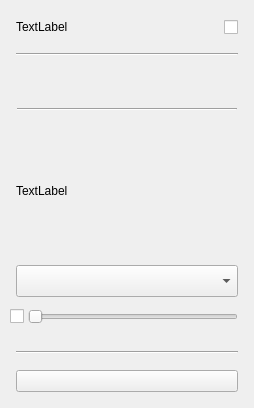
<?xml version="1.0" encoding="UTF-8"?>
<ui version="4.0">
 <class>SettingPopUp</class>
 <widget class="QWidget" name="SettingPopUp">
  <property name="geometry">
   <rect>
    <x>0</x>
    <y>0</y>
    <width>254</width>
    <height>408</height>
   </rect>
  </property>
  <property name="minimumSize">
   <size>
    <width>254</width>
    <height>0</height>
   </size>
  </property>
  <property name="maximumSize">
   <size>
    <width>254</width>
    <height>16777215</height>
   </size>
  </property>
  <property name="windowTitle">
   <string>Form</string>
  </property>
  <layout class="QHBoxLayout" name="horizontalLayout">
   <property name="spacing">
    <number>0</number>
   </property>
   <property name="leftMargin">
    <number>0</number>
   </property>
   <property name="topMargin">
    <number>0</number>
   </property>
   <property name="rightMargin">
    <number>0</number>
   </property>
   <property name="bottomMargin">
    <number>0</number>
   </property>
   <item>
    <widget class="QWidget" name="main_widget" native="true">
     <property name="minimumSize">
      <size>
       <width>254</width>
       <height>0</height>
      </size>
     </property>
     <property name="maximumSize">
      <size>
       <width>254</width>
       <height>16777215</height>
      </size>
     </property>
     <layout class="QVBoxLayout" name="verticalLayout_2">
      <property name="spacing">
       <number>0</number>
      </property>
      <property name="leftMargin">
       <number>0</number>
      </property>
      <property name="topMargin">
       <number>0</number>
      </property>
      <property name="rightMargin">
       <number>0</number>
      </property>
      <property name="bottomMargin">
       <number>0</number>
      </property>
      <item>
       <spacer name="verticalSpacer">
        <property name="orientation">
         <enum>Qt::Vertical</enum>
        </property>
        <property name="sizeType">
         <enum>QSizePolicy::Fixed</enum>
        </property>
        <property name="sizeHint" stdset="0">
         <size>
          <width>20</width>
          <height>17</height>
         </size>
        </property>
       </spacer>
      </item>
      <item>
       <layout class="QHBoxLayout" name="horizontalLayout_2">
        <property name="spacing">
         <number>0</number>
        </property>
        <item>
         <spacer name="horizontalSpacer">
          <property name="orientation">
           <enum>Qt::Horizontal</enum>
          </property>
          <property name="sizeType">
           <enum>QSizePolicy::Fixed</enum>
          </property>
          <property name="sizeHint" stdset="0">
           <size>
            <width>16</width>
            <height>16</height>
           </size>
          </property>
         </spacer>
        </item>
        <item>
         <widget class="QLabel" name="hideinfo_label">
          <property name="text">
           <string>TextLabel</string>
          </property>
         </widget>
        </item>
        <item>
         <spacer name="horizontalSpacer_2">
          <property name="orientation">
           <enum>Qt::Horizontal</enum>
          </property>
          <property name="sizeHint" stdset="0">
           <size>
            <width>40</width>
            <height>20</height>
           </size>
          </property>
         </spacer>
        </item>
        <item>
         <widget class="QCheckBox" name="hide_info_checkBox">
          <property name="sizePolicy">
           <sizepolicy hsizetype="Minimum" vsizetype="Fixed">
            <horstretch>0</horstretch>
            <verstretch>0</verstretch>
           </sizepolicy>
          </property>
          <property name="minimumSize">
           <size>
            <width>40</width>
            <height>20</height>
           </size>
          </property>
          <property name="maximumSize">
           <size>
            <width>40</width>
            <height>20</height>
           </size>
          </property>
          <property name="layoutDirection">
           <enum>Qt::RightToLeft</enum>
          </property>
          <property name="text">
           <string/>
          </property>
         </widget>
        </item>
        <item>
         <spacer name="horizontalSpacer_3">
          <property name="orientation">
           <enum>Qt::Horizontal</enum>
          </property>
          <property name="sizeType">
           <enum>QSizePolicy::Fixed</enum>
          </property>
          <property name="sizeHint" stdset="0">
           <size>
            <width>16</width>
            <height>20</height>
           </size>
          </property>
         </spacer>
        </item>
       </layout>
      </item>
      <item>
       <spacer name="verticalSpacer_2">
        <property name="orientation">
         <enum>Qt::Vertical</enum>
        </property>
        <property name="sizeType">
         <enum>QSizePolicy::Fixed</enum>
        </property>
        <property name="sizeHint" stdset="0">
         <size>
          <width>20</width>
          <height>16</height>
         </size>
        </property>
       </spacer>
      </item>
      <item>
       <layout class="QHBoxLayout" name="horizontalLayout_3">
        <item>
         <spacer name="horizontalSpacer_4">
          <property name="orientation">
           <enum>Qt::Horizontal</enum>
          </property>
          <property name="sizeType">
           <enum>QSizePolicy::Fixed</enum>
          </property>
          <property name="sizeHint" stdset="0">
           <size>
            <width>16</width>
            <height>0</height>
           </size>
          </property>
         </spacer>
        </item>
        <item>
         <widget class="Line" name="divier_line">
          <property name="orientation">
           <enum>Qt::Horizontal</enum>
          </property>
         </widget>
        </item>
        <item>
         <spacer name="horizontalSpacer_5">
          <property name="orientation">
           <enum>Qt::Horizontal</enum>
          </property>
          <property name="sizeType">
           <enum>QSizePolicy::Fixed</enum>
          </property>
          <property name="sizeHint" stdset="0">
           <size>
            <width>16</width>
            <height>0</height>
           </size>
          </property>
         </spacer>
        </item>
       </layout>
      </item>
      <item>
       <spacer name="verticalSpacer_3">
        <property name="orientation">
         <enum>Qt::Vertical</enum>
        </property>
        <property name="sizeType">
         <enum>QSizePolicy::Fixed</enum>
        </property>
        <property name="sizeHint" stdset="0">
         <size>
          <width>20</width>
          <height>16</height>
         </size>
        </property>
       </spacer>
      </item>
      <item>
       <widget class="QWidget" name="checkWidget" native="true">
        <property name="sizePolicy">
         <sizepolicy hsizetype="Preferred" vsizetype="Fixed">
          <horstretch>0</horstretch>
          <verstretch>0</verstretch>
         </sizepolicy>
        </property>
        <property name="minimumSize">
         <size>
          <width>0</width>
          <height>20</height>
         </size>
        </property>
        <property name="maximumSize">
         <size>
          <width>16777215</width>
          <height>20</height>
         </size>
        </property>
        <layout class="QVBoxLayout" name="verticalLayout_5">
         <property name="spacing">
          <number>0</number>
         </property>
         <property name="leftMargin">
          <number>0</number>
         </property>
         <property name="topMargin">
          <number>0</number>
         </property>
         <property name="rightMargin">
          <number>0</number>
         </property>
         <property name="bottomMargin">
          <number>0</number>
         </property>
        </layout>
       </widget>
      </item>
      <item>
       <spacer name="verticalSpacer_10">
        <property name="orientation">
         <enum>Qt::Vertical</enum>
        </property>
        <property name="sizeType">
         <enum>QSizePolicy::Fixed</enum>
        </property>
        <property name="sizeHint" stdset="0">
         <size>
          <width>20</width>
          <height>16</height>
         </size>
        </property>
       </spacer>
      </item>
      <item>
       <layout class="QHBoxLayout" name="horizontalLayout_7">
        <property name="spacing">
         <number>0</number>
        </property>
        <item>
         <spacer name="horizontalSpacer_12">
          <property name="orientation">
           <enum>Qt::Horizontal</enum>
          </property>
          <property name="sizeHint" stdset="0">
           <size>
            <width>40</width>
            <height>0</height>
           </size>
          </property>
         </spacer>
        </item>
        <item>
         <widget class="Line" name="mic_divider_line">
          <property name="minimumSize">
           <size>
            <width>220</width>
            <height>0</height>
           </size>
          </property>
          <property name="orientation">
           <enum>Qt::Horizontal</enum>
          </property>
         </widget>
        </item>
        <item>
         <spacer name="horizontalSpacer_13">
          <property name="orientation">
           <enum>Qt::Horizontal</enum>
          </property>
          <property name="sizeHint" stdset="0">
           <size>
            <width>40</width>
            <height>0</height>
           </size>
          </property>
         </spacer>
        </item>
       </layout>
      </item>
      <item>
       <spacer name="verticalSpacer_4">
        <property name="orientation">
         <enum>Qt::Vertical</enum>
        </property>
        <property name="sizeType">
         <enum>QSizePolicy::Fixed</enum>
        </property>
        <property name="sizeHint" stdset="0">
         <size>
          <width>20</width>
          <height>16</height>
         </size>
        </property>
       </spacer>
      </item>
      <item>
       <layout class="QHBoxLayout" name="horizontalLayout_5">
        <property name="spacing">
         <number>0</number>
        </property>
        <item>
         <spacer name="horizontalSpacer_9">
          <property name="orientation">
           <enum>Qt::Horizontal</enum>
          </property>
          <property name="sizeType">
           <enum>QSizePolicy::Fixed</enum>
          </property>
          <property name="sizeHint" stdset="0">
           <size>
            <width>16</width>
            <height>20</height>
           </size>
          </property>
         </spacer>
        </item>
        <item>
         <widget class="QLabel" name="mic_label">
          <property name="text">
           <string>TextLabel</string>
          </property>
         </widget>
        </item>
        <item>
         <spacer name="horizontalSpacer_8">
          <property name="orientation">
           <enum>Qt::Horizontal</enum>
          </property>
          <property name="sizeHint" stdset="0">
           <size>
            <width>40</width>
            <height>20</height>
           </size>
          </property>
         </spacer>
        </item>
       </layout>
      </item>
      <item>
       <spacer name="verticalSpacer_5">
        <property name="orientation">
         <enum>Qt::Vertical</enum>
        </property>
        <property name="sizeType">
         <enum>QSizePolicy::Fixed</enum>
        </property>
        <property name="sizeHint" stdset="0">
         <size>
          <width>20</width>
          <height>10</height>
         </size>
        </property>
       </spacer>
      </item>
      <item>
       <layout class="QHBoxLayout" name="horizontalLayout_4">
        <property name="spacing">
         <number>0</number>
        </property>
        <item>
         <spacer name="horizontalSpacer_6">
          <property name="orientation">
           <enum>Qt::Horizontal</enum>
          </property>
          <property name="sizeType">
           <enum>QSizePolicy::Fixed</enum>
          </property>
          <property name="sizeHint" stdset="0">
           <size>
            <width>16</width>
            <height>20</height>
           </size>
          </property>
         </spacer>
        </item>
        <item>
         <widget class="ChatListComboBox" name="settingpop_mic_combobox">
          <property name="minimumSize">
           <size>
            <width>222</width>
            <height>32</height>
           </size>
          </property>
          <property name="maximumSize">
           <size>
            <width>222</width>
            <height>32</height>
           </size>
          </property>
         </widget>
        </item>
        <item>
         <spacer name="horizontalSpacer_7">
          <property name="orientation">
           <enum>Qt::Horizontal</enum>
          </property>
          <property name="sizeType">
           <enum>QSizePolicy::Fixed</enum>
          </property>
          <property name="sizeHint" stdset="0">
           <size>
            <width>16</width>
            <height>20</height>
           </size>
          </property>
         </spacer>
        </item>
       </layout>
      </item>
      <item>
       <spacer name="verticalSpacer_6">
        <property name="orientation">
         <enum>Qt::Vertical</enum>
        </property>
        <property name="sizeType">
         <enum>QSizePolicy::Fixed</enum>
        </property>
        <property name="sizeHint" stdset="0">
         <size>
          <width>20</width>
          <height>10</height>
         </size>
        </property>
       </spacer>
      </item>
      <item>
       <layout class="QHBoxLayout" name="horizontalLayout_6">
        <property name="spacing">
         <number>0</number>
        </property>
        <item>
         <spacer name="horizontalSpacer_11">
          <property name="orientation">
           <enum>Qt::Horizontal</enum>
          </property>
          <property name="sizeType">
           <enum>QSizePolicy::Fixed</enum>
          </property>
          <property name="sizeHint" stdset="0">
           <size>
            <width>10</width>
            <height>20</height>
           </size>
          </property>
         </spacer>
        </item>
        <item>
         <widget class="QCheckBox" name="micMute_checkBox">
          <property name="layoutDirection">
           <enum>Qt::RightToLeft</enum>
          </property>
          <property name="text">
           <string/>
          </property>
         </widget>
        </item>
        <item>
         <spacer name="horizontalSpacer_14">
          <property name="orientation">
           <enum>Qt::Horizontal</enum>
          </property>
          <property name="sizeType">
           <enum>QSizePolicy::Fixed</enum>
          </property>
          <property name="sizeHint" stdset="0">
           <size>
            <width>4</width>
            <height>20</height>
           </size>
          </property>
         </spacer>
        </item>
        <item>
         <widget class="MicSlider" name="mic_Slider">
          <property name="orientation">
           <enum>Qt::Horizontal</enum>
          </property>
         </widget>
        </item>
        <item>
         <spacer name="horizontalSpacer_10">
          <property name="orientation">
           <enum>Qt::Horizontal</enum>
          </property>
          <property name="sizeType">
           <enum>QSizePolicy::Fixed</enum>
          </property>
          <property name="sizeHint" stdset="0">
           <size>
            <width>16</width>
            <height>20</height>
           </size>
          </property>
         </spacer>
        </item>
       </layout>
      </item>
      <item>
       <spacer name="verticalSpacer_7">
        <property name="orientation">
         <enum>Qt::Vertical</enum>
        </property>
        <property name="sizeType">
         <enum>QSizePolicy::Fixed</enum>
        </property>
        <property name="sizeHint" stdset="0">
         <size>
          <width>20</width>
          <height>24</height>
         </size>
        </property>
       </spacer>
      </item>
      <item>
       <layout class="QHBoxLayout" name="horizontalLayout_8">
        <property name="spacing">
         <number>0</number>
        </property>
        <item>
         <spacer name="horizontalSpacer_18">
          <property name="orientation">
           <enum>Qt::Horizontal</enum>
          </property>
          <property name="sizeType">
           <enum>QSizePolicy::Fixed</enum>
          </property>
          <property name="sizeHint" stdset="0">
           <size>
            <width>16</width>
            <height>0</height>
           </size>
          </property>
         </spacer>
        </item>
        <item>
         <widget class="Line" name="opensource_divider_line">
          <property name="orientation">
           <enum>Qt::Horizontal</enum>
          </property>
         </widget>
        </item>
        <item>
         <spacer name="horizontalSpacer_19">
          <property name="orientation">
           <enum>Qt::Horizontal</enum>
          </property>
          <property name="sizeType">
           <enum>QSizePolicy::Fixed</enum>
          </property>
          <property name="sizeHint" stdset="0">
           <size>
            <width>16</width>
            <height>0</height>
           </size>
          </property>
         </spacer>
        </item>
       </layout>
      </item>
      <item>
       <spacer name="verticalSpacer_8">
        <property name="orientation">
         <enum>Qt::Vertical</enum>
        </property>
        <property name="sizeType">
         <enum>QSizePolicy::Fixed</enum>
        </property>
        <property name="sizeHint" stdset="0">
         <size>
          <width>20</width>
          <height>16</height>
         </size>
        </property>
       </spacer>
      </item>
      <item>
       <layout class="QHBoxLayout" name="horizontalLayout_9">
        <property name="spacing">
         <number>0</number>
        </property>
        <item>
         <spacer name="horizontalSpacer_21">
          <property name="orientation">
           <enum>Qt::Horizontal</enum>
          </property>
          <property name="sizeType">
           <enum>QSizePolicy::Fixed</enum>
          </property>
          <property name="sizeHint" stdset="0">
           <size>
            <width>16</width>
            <height>20</height>
           </size>
          </property>
         </spacer>
        </item>
        <item>
         <widget class="QPushButton" name="opensource_btn">
          <property name="text">
           <string/>
          </property>
         </widget>
        </item>
        <item>
         <spacer name="horizontalSpacer_20">
          <property name="orientation">
           <enum>Qt::Horizontal</enum>
          </property>
          <property name="sizeType">
           <enum>QSizePolicy::Fixed</enum>
          </property>
          <property name="sizeHint" stdset="0">
           <size>
            <width>16</width>
            <height>20</height>
           </size>
          </property>
         </spacer>
        </item>
       </layout>
      </item>
      <item>
       <spacer name="verticalSpacer_9">
        <property name="orientation">
         <enum>Qt::Vertical</enum>
        </property>
        <property name="sizeType">
         <enum>QSizePolicy::Fixed</enum>
        </property>
        <property name="sizeHint" stdset="0">
         <size>
          <width>20</width>
          <height>16</height>
         </size>
        </property>
       </spacer>
      </item>
     </layout>
    </widget>
   </item>
  </layout>
 </widget>
 <customwidgets>
  <customwidget>
   <class>ChatListComboBox</class>
   <extends>QComboBox</extends>
   <header location="global">chatlistcombobox.hpp</header>
  </customwidget>
  <customwidget>
   <class>MicSlider</class>
   <extends>QSlider</extends>
   <header location="global">MicSlider.h</header>
  </customwidget>
 </customwidgets>
 <resources/>
 <connections/>
</ui>
